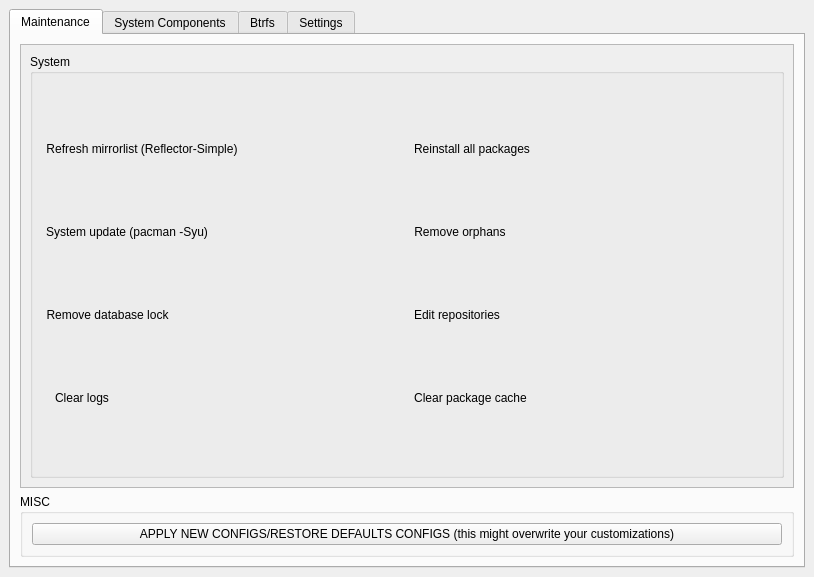
<?xml version="1.0" encoding="UTF-8"?>
<ui version="4.0">
 <class>CrocoAssistant</class>
 <widget class="QMainWindow" name="CrocoAssistant">
  <property name="geometry">
   <rect>
    <x>0</x>
    <y>0</y>
    <width>814</width>
    <height>577</height>
   </rect>
  </property>
  <property name="windowTitle">
   <string>Croco-Assistant</string>
  </property>
  <widget class="QWidget" name="centralwidget">
   <layout class="QGridLayout" name="gridLayout">
    <item row="0" column="0">
     <widget class="QTabWidget" name="tabWidget">
      <property name="currentIndex">
       <number>0</number>
      </property>
      <widget class="QWidget" name="tab_maintenance">
       <attribute name="title">
        <string>Maintenance</string>
       </attribute>
       <layout class="QGridLayout" name="gridLayout_31">
        <item row="1" column="0">
         <widget class="QGroupBox" name="groupBox">
          <property name="title">
           <string>MISC</string>
          </property>
          <layout class="QGridLayout" name="gridLayout_10">
           <item row="0" column="0">
            <widget class="QPushButton" name="pushButton">
             <property name="text">
              <string>APPLY NEW CONFIGS/RESTORE DEFAULTS CONFIGS (this might overwrite your customizations)</string>
             </property>
            </widget>
           </item>
          </layout>
         </widget>
        </item>
        <item row="0" column="0">
         <widget class="QScrollArea" name="scrollArea_3">
          <property name="widgetResizable">
           <bool>true</bool>
          </property>
          <widget class="QWidget" name="scrollAreaWidgetContents_3">
           <property name="geometry">
            <rect>
             <x>0</x>
             <y>0</y>
             <width>766</width>
             <height>420</height>
            </rect>
           </property>
           <layout class="QGridLayout" name="gridLayout_6">
            <item row="0" column="0">
             <widget class="QGroupBox" name="groupBox_system">
              <property name="title">
               <string>System</string>
              </property>
              <layout class="QGridLayout" name="gridLayout_3">
               <item row="0" column="1" alignment="Qt::AlignLeft">
                <widget class="QPushButton" name="pushButton_reinstall">
                 <property name="text">
                  <string>Reinstall all packages</string>
                 </property>
                 <property name="icon">
                  <iconset theme="download"/>
                 </property>
                 <property name="iconSize">
                  <size>
                   <width>36</width>
                   <height>36</height>
                  </size>
                 </property>
                 <property name="flat">
                  <bool>true</bool>
                 </property>
                </widget>
               </item>
               <item row="4" column="0" alignment="Qt::AlignLeft">
                <widget class="QPushButton" name="pushButton_clrlogs">
                 <property name="text">
                  <string>Clear logs</string>
                 </property>
                 <property name="icon">
                  <iconset theme="journal">
                   <normaloff>.</normaloff>.</iconset>
                 </property>
                 <property name="iconSize">
                  <size>
                   <width>36</width>
                   <height>36</height>
                  </size>
                 </property>
                 <property name="flat">
                  <bool>true</bool>
                 </property>
                </widget>
               </item>
               <item row="0" column="0" alignment="Qt::AlignLeft">
                <widget class="QPushButton" name="pushButton_reflector">
                 <property name="text">
                  <string>Refresh mirrorlist (Reflector-Simple)</string>
                 </property>
                 <property name="icon">
                  <iconset theme="reload">
                   <normaloff>.</normaloff>.</iconset>
                 </property>
                 <property name="iconSize">
                  <size>
                   <width>36</width>
                   <height>36</height>
                  </size>
                 </property>
                 <property name="flat">
                  <bool>true</bool>
                 </property>
                </widget>
               </item>
               <item row="1" column="0" alignment="Qt::AlignLeft">
                <widget class="QPushButton" name="pushButton_sysup">
                 <property name="text">
                  <string>System update (pacman -Syu)</string>
                 </property>
                 <property name="icon">
                  <iconset theme="system-upgrade">
                   <normaloff>.</normaloff>.</iconset>
                 </property>
                 <property name="iconSize">
                  <size>
                   <width>36</width>
                   <height>36</height>
                  </size>
                 </property>
                 <property name="flat">
                  <bool>true</bool>
                 </property>
                </widget>
               </item>
               <item row="4" column="1" alignment="Qt::AlignLeft">
                <widget class="QPushButton" name="pushButton_clrcache">
                 <property name="text">
                  <string>Clear package cache</string>
                 </property>
                 <property name="icon">
                  <iconset theme="trash-empty"/>
                 </property>
                 <property name="iconSize">
                  <size>
                   <width>36</width>
                   <height>36</height>
                  </size>
                 </property>
                 <property name="flat">
                  <bool>true</bool>
                 </property>
                </widget>
               </item>
               <item row="2" column="0" alignment="Qt::AlignLeft">
                <widget class="QPushButton" name="pushButton_dblck">
                 <property name="text">
                  <string>Remove database lock</string>
                 </property>
                 <property name="icon">
                  <iconset theme="remove">
                   <normaloff>.</normaloff>.</iconset>
                 </property>
                 <property name="iconSize">
                  <size>
                   <width>36</width>
                   <height>36</height>
                  </size>
                 </property>
                 <property name="flat">
                  <bool>true</bool>
                 </property>
                </widget>
               </item>
               <item row="1" column="1" alignment="Qt::AlignLeft">
                <widget class="QPushButton" name="pushButton_orphans">
                 <property name="text">
                  <string>Remove orphans</string>
                 </property>
                 <property name="icon">
                  <iconset theme="delete"/>
                 </property>
                 <property name="iconSize">
                  <size>
                   <width>36</width>
                   <height>36</height>
                  </size>
                 </property>
                 <property name="flat">
                  <bool>true</bool>
                 </property>
                </widget>
               </item>
               <item row="2" column="1" alignment="Qt::AlignLeft">
                <widget class="QPushButton" name="pushButton_editrepo">
                 <property name="text">
                  <string>Edit repositories</string>
                 </property>
                 <property name="icon">
                  <iconset theme="pace"/>
                 </property>
                 <property name="iconSize">
                  <size>
                   <width>36</width>
                   <height>36</height>
                  </size>
                 </property>
                 <property name="flat">
                  <bool>true</bool>
                 </property>
                </widget>
               </item>
              </layout>
             </widget>
            </item>
           </layout>
          </widget>
         </widget>
        </item>
       </layout>
      </widget>
      <widget class="QWidget" name="tab_system">
       <attribute name="title">
        <string>System Components</string>
       </attribute>
       <layout class="QGridLayout" name="gridLayout_49">
        <item row="0" column="0" colspan="2">
         <widget class="QScrollArea" name="scrollArea_2">
          <property name="widgetResizable">
           <bool>true</bool>
          </property>
          <widget class="QWidget" name="scrollAreaWidgetContents_2">
           <property name="geometry">
            <rect>
             <x>0</x>
             <y>0</y>
             <width>766</width>
             <height>719</height>
            </rect>
           </property>
           <layout class="QGridLayout" name="gridLayout_5">
            <item row="5" column="0">
             <widget class="QGroupBox" name="groupBox_printer">
              <property name="title">
               <string>Printing and Scanning</string>
              </property>
              <layout class="QGridLayout" name="gridLayout_50">
               <item row="3" column="0">
                <widget class="QCheckBox" name="checkBox_cupsgrp">
                 <property name="text">
                  <string>User in cups group</string>
                 </property>
                </widget>
               </item>
               <item row="2" column="0">
                <widget class="QCheckBox" name="checkBox_cups">
                 <property name="text">
                  <string>cups.socket</string>
                 </property>
                </widget>
               </item>
               <item row="2" column="1">
                <widget class="QCheckBox" name="checkBox_saned">
                 <property name="text">
                  <string>saned.socket</string>
                 </property>
                </widget>
               </item>
               <item row="3" column="1">
                <widget class="QCheckBox" name="checkBox_usbipp">
                 <property name="text">
                  <string>ipp-usb.service</string>
                 </property>
                </widget>
               </item>
               <item row="0" column="0">
                <widget class="QCheckBox" name="checkBox_printer">
                 <property name="text">
                  <string>Printing support</string>
                 </property>
                </widget>
               </item>
               <item row="0" column="1">
                <widget class="QCheckBox" name="checkBox_scanning">
                 <property name="text">
                  <string>Scanning support</string>
                 </property>
                </widget>
               </item>
               <item row="4" column="0">
                <widget class="QCheckBox" name="checkBox_sysgrp">
                 <property name="text">
                  <string>User in sys group</string>
                 </property>
                </widget>
               </item>
               <item row="4" column="1">
                <widget class="QCheckBox" name="checkBox_scannergrp">
                 <property name="text">
                  <string>User in scanner group</string>
                 </property>
                </widget>
               </item>
              </layout>
             </widget>
            </item>
            <item row="1" column="1">
             <widget class="QGroupBox" name="groupBox_3">
              <property name="title">
               <string>Connman</string>
              </property>
              <layout class="QGridLayout" name="gridLayout_13">
               <item row="0" column="1">
                <widget class="QCheckBox" name="checkBox_connmanservice">
                 <property name="text">
                  <string>connman.service</string>
                 </property>
                </widget>
               </item>
               <item row="0" column="0">
                <widget class="QCheckBox" name="checkBox_connman">
                 <property name="text">
                  <string>Connman support</string>
                 </property>
                </widget>
               </item>
               <item row="1" column="0">
                <widget class="QCheckBox" name="checkBox_ofono">
                 <property name="text">
                  <string>ofono.service</string>
                 </property>
                </widget>
               </item>
               <item row="1" column="1">
                <widget class="QCheckBox" name="checkBox_neard">
                 <property name="text">
                  <string>neard.service</string>
                 </property>
                </widget>
               </item>
              </layout>
             </widget>
            </item>
            <item row="1" column="0">
             <widget class="QGroupBox" name="groupBox_2">
              <property name="title">
               <string>NetworkManager</string>
              </property>
              <layout class="QGridLayout" name="gridLayout_12">
               <item row="0" column="0">
                <widget class="QCheckBox" name="checkBox_network">
                 <property name="text">
                  <string>NetworkManager support</string>
                 </property>
                </widget>
               </item>
               <item row="0" column="1">
                <widget class="QCheckBox" name="checkBox_networkservice">
                 <property name="text">
                  <string>NetworkManager.service</string>
                 </property>
                </widget>
               </item>
               <item row="1" column="0">
                <widget class="QCheckBox" name="checkBox_modemmanager">
                 <property name="text">
                  <string>ModemManager.service</string>
                 </property>
                </widget>
               </item>
               <item row="1" column="1">
                <widget class="QCheckBox" name="checkBox_gpsd">
                 <property name="text">
                  <string>gpsd.service</string>
                 </property>
                </widget>
               </item>
              </layout>
             </widget>
            </item>
            <item row="0" column="0">
             <widget class="QGroupBox" name="groupBox_audio">
              <property name="title">
               <string>Audio</string>
              </property>
              <layout class="QGridLayout" name="gridLayout_2">
               <item row="0" column="1">
                <widget class="QCheckBox" name="checkBox_jack">
                 <property name="text">
                  <string>JACK support</string>
                 </property>
                </widget>
               </item>
               <item row="1" column="0">
                <widget class="QCheckBox" name="checkBox_pulseaudio">
                 <property name="text">
                  <string>Pulseaudo support</string>
                 </property>
                </widget>
               </item>
               <item row="0" column="0">
                <widget class="QCheckBox" name="checkBox_alsa">
                 <property name="text">
                  <string>ALSA support</string>
                 </property>
                </widget>
               </item>
               <item row="2" column="0">
                <widget class="QCheckBox" name="checkBox_pipewire">
                 <property name="text">
                  <string>Pipewire support</string>
                 </property>
                </widget>
               </item>
               <item row="1" column="1">
                <widget class="QCheckBox" name="checkBox_realtime">
                 <property name="text">
                  <string>User in realtime group</string>
                 </property>
                </widget>
               </item>
              </layout>
             </widget>
            </item>
            <item row="6" column="0">
             <widget class="QGroupBox" name="groupBox_virtualization">
              <property name="title">
               <string>Virtualization</string>
              </property>
              <layout class="QGridLayout" name="gridLayout_4">
               <item row="1" column="1">
                <widget class="QCheckBox" name="checkBox_vboxusers">
                 <property name="text">
                  <string>User in vboxusers group</string>
                 </property>
                </widget>
               </item>
               <item row="0" column="1">
                <widget class="QCheckBox" name="checkBox_virtualbox">
                 <property name="text">
                  <string>Virtualbox</string>
                 </property>
                </widget>
               </item>
               <item row="1" column="0">
                <widget class="QCheckBox" name="checkBox_libvirtd">
                 <property name="text">
                  <string>libvirtd.service</string>
                 </property>
                </widget>
               </item>
               <item row="0" column="0">
                <widget class="QCheckBox" name="checkBox_virtmanager">
                 <property name="text">
                  <string>Virt-manager</string>
                 </property>
                </widget>
               </item>
               <item row="2" column="0">
                <widget class="QCheckBox" name="checkBox_libvirtgrp">
                 <property name="text">
                  <string>User in libvirt group</string>
                 </property>
                </widget>
               </item>
              </layout>
             </widget>
            </item>
            <item row="3" column="1">
             <widget class="QGroupBox" name="groupBox_bluetooth">
              <property name="title">
               <string>Bluetooth</string>
              </property>
              <layout class="QGridLayout" name="gridLayout_8">
               <item row="5" column="1">
                <widget class="QCheckBox" name="checkBox_bluetoothauto">
                 <property name="text">
                  <string>bluetooth-autoconnect.service</string>
                 </property>
                </widget>
               </item>
               <item row="6" column="1" colspan="2">
                <widget class="QCheckBox" name="checkBox_pulsebluetoothauto">
                 <property name="text">
                  <string>pulseaudio-bluetooth-autoconnect.service</string>
                 </property>
                </widget>
               </item>
               <item row="0" column="1">
                <widget class="QCheckBox" name="checkBox_bluetooth">
                 <property name="text">
                  <string>Bluetooth support</string>
                 </property>
                </widget>
               </item>
               <item row="1" column="1">
                <widget class="QCheckBox" name="checkBox_bluetoothservice">
                 <property name="text">
                  <string>bluetooth.service</string>
                 </property>
                </widget>
               </item>
               <item row="1" column="2">
                <widget class="QCheckBox" name="checkBox_lp">
                 <property name="text">
                  <string>User in lp group</string>
                 </property>
                </widget>
               </item>
              </layout>
             </widget>
            </item>
            <item row="5" column="1">
             <widget class="QGroupBox" name="groupBox_samba">
              <property name="title">
               <string>Samba</string>
              </property>
              <layout class="QGridLayout" name="gridLayout_51">
               <item row="1" column="0">
                <widget class="QCheckBox" name="checkBox_samba">
                 <property name="text">
                  <string>Samba support</string>
                 </property>
                </widget>
               </item>
               <item row="2" column="1">
                <widget class="QCheckBox" name="checkBox_nmb">
                 <property name="text">
                  <string>NMB service</string>
                 </property>
                </widget>
               </item>
               <item row="2" column="0">
                <widget class="QCheckBox" name="checkBox_sambashare">
                 <property name="text">
                  <string>User in sambashare group</string>
                 </property>
                </widget>
               </item>
               <item row="1" column="1">
                <widget class="QCheckBox" name="checkBox_smb">
                 <property name="text">
                  <string>SMB service</string>
                 </property>
                </widget>
               </item>
              </layout>
             </widget>
            </item>
            <item row="6" column="1">
             <widget class="QGroupBox" name="groupBox_inputmethod">
              <property name="title">
               <string>Input method</string>
              </property>
              <layout class="QGridLayout" name="gridLayout_53">
               <item row="0" column="0">
                <widget class="QCheckBox" name="checkBox_fcitx">
                 <property name="text">
                  <string>Fcitx</string>
                 </property>
                </widget>
               </item>
               <item row="1" column="0">
                <widget class="QCheckBox" name="checkBox_ibus">
                 <property name="text">
                  <string>Ibus</string>
                 </property>
                </widget>
               </item>
               <item row="0" column="1">
                <widget class="QCheckBox" name="checkBox_fcitx5">
                 <property name="text">
                  <string>Fcitx5</string>
                 </property>
                </widget>
               </item>
               <item row="1" column="1">
                <widget class="QCheckBox" name="checkBox_asian">
                 <property name="text">
                  <string>Asian fonts</string>
                 </property>
                </widget>
               </item>
              </layout>
             </widget>
            </item>
            <item row="3" column="0">
             <widget class="QGroupBox" name="groupBox_firewall">
              <property name="title">
               <string>Firewall</string>
              </property>
              <layout class="QGridLayout" name="gridLayout_29">
               <item row="1" column="1">
                <widget class="QCheckBox" name="checkBox_ufwservice">
                 <property name="text">
                  <string>ufw.service</string>
                 </property>
                </widget>
               </item>
               <item row="1" column="0">
                <widget class="QCheckBox" name="checkBox_ufw">
                 <property name="text">
                  <string>UFW</string>
                 </property>
                </widget>
               </item>
               <item row="0" column="0">
                <widget class="QCheckBox" name="checkBox_firewalld">
                 <property name="text">
                  <string>Firewalld</string>
                 </property>
                </widget>
               </item>
               <item row="0" column="1">
                <widget class="QCheckBox" name="checkBox_firewalldservice">
                 <property name="text">
                  <string>firewalld.service</string>
                 </property>
                </widget>
               </item>
              </layout>
             </widget>
            </item>
            <item row="0" column="1">
             <widget class="QGroupBox" name="groupBox_video">
              <property name="title">
               <string>Video</string>
              </property>
              <layout class="QGridLayout" name="gridLayout_11">
               <item row="0" column="0">
                <widget class="QCheckBox" name="checkBox_gstreamer">
                 <property name="text">
                  <string>Gstreamer Codecs</string>
                 </property>
                </widget>
               </item>
               <item row="1" column="0">
                <widget class="QCheckBox" name="checkBox_video">
                 <property name="text">
                  <string>User in video group</string>
                 </property>
                </widget>
               </item>
              </layout>
             </widget>
            </item>
           </layout>
          </widget>
         </widget>
        </item>
       </layout>
      </widget>
      <widget class="QWidget" name="tab_btrfs">
       <attribute name="title">
        <string>Btrfs</string>
       </attribute>
       <layout class="QGridLayout" name="gridLayout_33">
        <item row="0" column="0">
         <widget class="QScrollArea" name="scrollArea_4">
          <property name="widgetResizable">
           <bool>true</bool>
          </property>
          <widget class="QWidget" name="scrollAreaWidgetContents_4">
           <property name="geometry">
            <rect>
             <x>0</x>
             <y>0</y>
             <width>766</width>
             <height>495</height>
            </rect>
           </property>
           <layout class="QGridLayout" name="gridLayout_7">
            <item row="0" column="0">
             <widget class="QGroupBox" name="groupBox_services">
              <property name="title">
               <string>Services</string>
              </property>
              <layout class="QGridLayout" name="gridLayout_36">
               <item row="0" column="1" alignment="Qt::AlignHCenter">
                <widget class="QCheckBox" name="checkBox_Scrub">
                 <property name="text">
                  <string>Scrub</string>
                 </property>
                 <property name="checked">
                  <bool>false</bool>
                 </property>
                </widget>
               </item>
               <item row="0" column="0" alignment="Qt::AlignHCenter">
                <widget class="QCheckBox" name="checkBoxFstrim">
                 <property name="text">
                  <string>Fstrim</string>
                 </property>
                 <property name="checked">
                  <bool>false</bool>
                 </property>
                </widget>
               </item>
              </layout>
             </widget>
            </item>
            <item row="2" column="0">
             <widget class="QGroupBox" name="groupBox_btools">
              <property name="title">
               <string>Tools</string>
              </property>
              <layout class="QGridLayout" name="gridLayout_35">
               <item row="2" column="0">
                <widget class="QPushButton" name="pushButton_balance">
                 <property name="text">
                  <string>Start Balance</string>
                 </property>
                 <property name="flat">
                  <bool>false</bool>
                 </property>
                </widget>
               </item>
               <item row="1" column="0">
                <widget class="QLabel" name="balance">
                 <property name="text">
                  <string>&lt;html&gt;&lt;head/&gt;&lt;body&gt;&lt;p align=&quot;center&quot;&gt;  Balancing takes a very long time to complete - do not close the window before the process completes.&lt;/p&gt;&lt;/body&gt;&lt;/html&gt;</string>
                 </property>
                </widget>
               </item>
              </layout>
             </widget>
            </item>
            <item row="3" column="0">
             <widget class="QGroupBox" name="groupBox_diskspace">
              <property name="title">
               <string>Disk Space</string>
              </property>
              <layout class="QGridLayout" name="gridLayout_34">
               <item row="2" column="0">
                <widget class="QTextEdit" name="textEdit"/>
               </item>
               <item row="1" column="0" alignment="Qt::AlignRight">
                <widget class="QToolButton" name="toolButton_diskRefresh">
                 <property name="text">
                  <string>Refresh</string>
                 </property>
                 <property name="icon">
                  <iconset theme="view-refresh">
                   <normaloff>../../../run/media/sk/data/Croco/Applications/croco-welcome</normaloff>../../../run/media/sk/data/Croco/Applications/croco-welcome</iconset>
                 </property>
                 <property name="toolButtonStyle">
                  <enum>Qt::ToolButtonTextBesideIcon</enum>
                 </property>
                </widget>
               </item>
              </layout>
             </widget>
            </item>
           </layout>
          </widget>
         </widget>
        </item>
       </layout>
      </widget>
      <widget class="QWidget" name="tab_settings">
       <attribute name="title">
        <string>Settings</string>
       </attribute>
       <layout class="QGridLayout" name="gridLayout_14">
        <item row="0" column="0">
         <widget class="QScrollArea" name="scrollArea">
          <property name="widgetResizable">
           <bool>true</bool>
          </property>
          <widget class="QWidget" name="scrollAreaWidgetContents">
           <property name="geometry">
            <rect>
             <x>0</x>
             <y>0</y>
             <width>766</width>
             <height>495</height>
            </rect>
           </property>
           <layout class="QGridLayout" name="gridLayout_15">
            <item row="0" column="0">
             <widget class="QGroupBox" name="groupBox_adguard">
              <property name="title">
               <string>Dns</string>
              </property>
              <layout class="QHBoxLayout" name="horizontalLayout_5">
               <item>
                <widget class="QCheckBox" name="checkBox_adguard">
                 <property name="text">
                  <string>Enable AdGuard DNS</string>
                 </property>
                </widget>
               </item>
              </layout>
             </widget>
            </item>
            <item row="1" column="1">
             <widget class="QGroupBox" name="groupBox_guest">
              <property name="title">
               <string>Guest user</string>
              </property>
              <layout class="QGridLayout" name="gridLayout_61">
               <item row="0" column="0">
                <widget class="QCheckBox" name="checkBox_guest">
                 <property name="text">
                  <string>Guest user support</string>
                 </property>
                </widget>
               </item>
              </layout>
             </widget>
            </item>
            <item row="1" column="0">
             <widget class="QGroupBox" name="groupBox_performancetweaks">
              <property name="title">
               <string>Performance Tweaks</string>
              </property>
              <layout class="QGridLayout" name="gridLayout_18">
               <item row="0" column="0">
                <widget class="QCheckBox" name="checkBox_performancetweaks">
                 <property name="text">
                  <string>Enable Performance-Tweaks</string>
                 </property>
                </widget>
               </item>
              </layout>
             </widget>
            </item>
            <item row="0" column="1">
             <widget class="QGroupBox" name="groupBox_hblock">
              <property name="title">
               <string>hblock</string>
              </property>
              <layout class="QGridLayout" name="gridLayout_16">
               <item row="0" column="0">
                <widget class="QCheckBox" name="checkBox_hblock">
                 <property name="toolTip">
                  <string>&lt;html&gt;&lt;head/&gt;&lt;body&gt;&lt;p&gt;An adblocker that creates a hosts file from automatically downloaded sources&lt;/p&gt;&lt;/body&gt;&lt;/html&gt;</string>
                 </property>
                 <property name="text">
                  <string>hblock</string>
                 </property>
                </widget>
               </item>
              </layout>
             </widget>
            </item>
            <item row="2" column="0">
             <widget class="QGroupBox" name="groupBox_evdevrce">
              <property name="title">
               <string>Right click emulation</string>
              </property>
              <layout class="QGridLayout" name="gridLayout_60">
               <item row="0" column="0">
                <widget class="QCheckBox" name="checkBox_lptrce">
                 <property name="text">
                  <string>Long press to right click emulation</string>
                 </property>
                </widget>
               </item>
               <item row="1" column="0">
                <widget class="QCheckBox" name="checkBox_evdevrce">
                 <property name="text">
                  <string>evdev-rce.service</string>
                 </property>
                </widget>
               </item>
              </layout>
             </widget>
            </item>
            <item row="2" column="1">
             <widget class="QGroupBox" name="groupBox_gdm">
              <property name="title">
               <string>GDM Wayland (GNOME only)</string>
              </property>
              <layout class="QHBoxLayout" name="horizontalLayout_6">
               <item>
                <widget class="QCheckBox" name="checkBox_gdm">
                 <property name="text">
                  <string>Enable GDM Wayland</string>
                 </property>
                </widget>
               </item>
              </layout>
             </widget>
            </item>
           </layout>
          </widget>
         </widget>
        </item>
       </layout>
      </widget>
     </widget>
    </item>
   </layout>
  </widget>
 </widget>
 <resources/>
 <connections/>
</ui>
